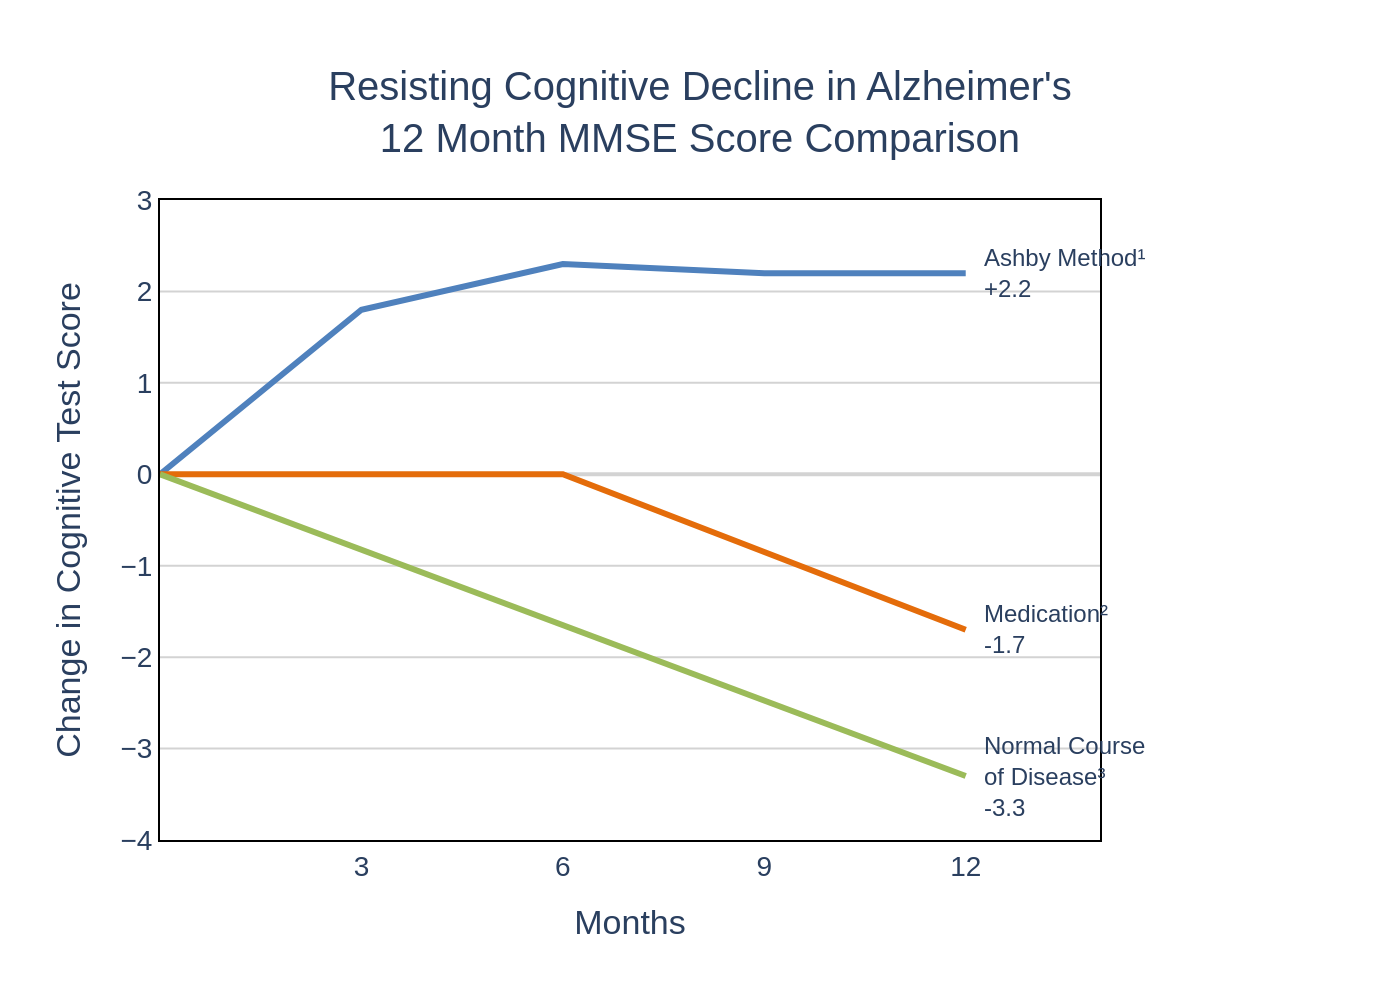

Source code (Python):
import sys
import json
import pathlib
import plotly.graph_objects as go

if len(sys.argv) != 2:
    print("Usage: python script.py <path_to_json_file>")
    sys.exit(1)

json_path = pathlib.Path(sys.argv[1])
if not json_path.is_file():
    print(f"Error: JSON file not found at '{json_path}'")
    sys.exit(1)

with open(json_path, 'r', encoding='utf-8') as f:
    chart_json = json.load(f)

chart_data = chart_json.get("chart_data", [])
texts = chart_json.get("texts", {})
colors = chart_json.get("colors", {})
series_colors = colors.get("series_colors", [])

fig = go.Figure()

for i, series in enumerate(chart_data):
    fig.add_trace(go.Scatter(
        x=series.get("x"),
        y=series.get("y"),
        name=series.get("name"),
        mode='lines',
        line=dict(
            color=series_colors[i % len(series_colors)] if series_colors else None,
            width=3
        )
    ))

annotations = []
if "annotations" in texts:
    for ann in texts["annotations"]:
        annotations.append(
            dict(
                x=ann.get("x"),
                y=ann.get("y"),
                text=ann.get("text"),
                showarrow=False,
                xanchor='left',
                yanchor='middle',
                align=ann.get("align", "left"),
                font=dict(family="Arial", size=12)
            )
        )

fig.update_layout(
    title=dict(
        text=texts.get("title"),
        x=0.5,
        xanchor='center',
        font=dict(family="Arial", size=20)
    ),
    xaxis=dict(
        title=texts.get("x_axis_title"),
        tickvals=[3, 6, 9, 12],
        range=[0, 14],
        showgrid=False,
        zeroline=False,
        showline=True,
        linecolor='black',
        mirror=True
    ),
    yaxis=dict(
        title=texts.get("y_axis_title"),
        range=[-4.0, 3.0],
        tickvals=[-4.0, -3.0, -2.0, -1.0, 0.0, 1.0, 2.0, 3.0],
        showgrid=True,
        gridcolor='lightgrey',
        zeroline=True,
        zerolinecolor='lightgrey',
        showline=True,
        linecolor='black',
        mirror=True
    ),
    font=dict(
        family="Arial",
        size=14
    ),
    plot_bgcolor='white',
    showlegend=False,
    margin=dict(l=80, r=150, t=100, b=80),
    annotations=annotations
)

output_filename = json_path.with_suffix(".png")
fig.write_image(output_filename, scale=2)

print(f"Chart saved to {output_filename}")
